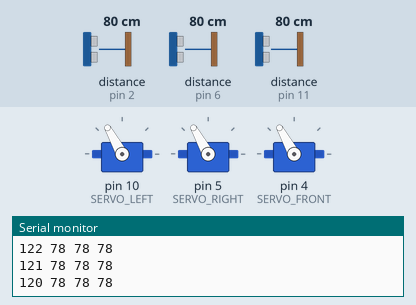
Recording of a program running on a simulated Arduino Nano, built with avr-gcc and run on an emulated ATmega328P. On the bench: 3 × servo, the last lines printed to the serial monitor. Wiring (inferred from the names in the program): 3 × ultrasonic range finder: trigger pin 3, echo pin 2 / trigger pin 7, echo pin 6 / trigger pin 12, echo pin 11. The inputs (shaded band) are chosen by the test bench; at power-on: distance to the obstacle (sensors on pin 2, pin 6, pin 11) 80 cm. The echo pulse lasts 58.3 µs per cm.

Above: at 1.7 s.
1.8 s: distance to the obstacle (sensor on pin 2) set to 2 cm
At 2.15 s:
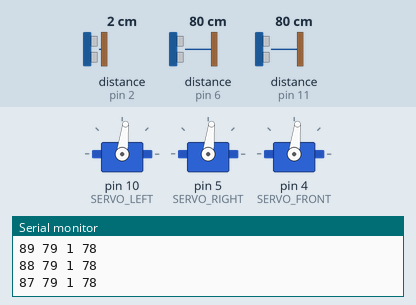
4.8 s: distance to the obstacle (sensor on pin 6) set to 120 cm
At 6.1 s:
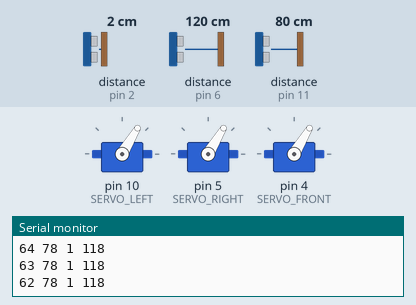
7.8 s: distance to the obstacle (sensor on pin 11) set to 2 cm
At 8.23 s:
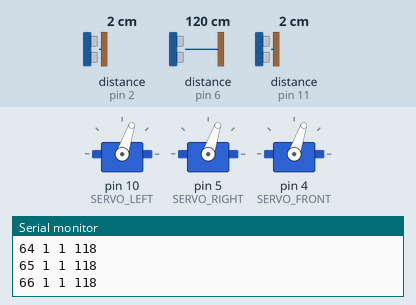
10.8 s: distance to the obstacle (sensor on pin 6) set to 18 cm
13.8 s: distance to the obstacle (sensor on pin 2) set to 18 cm
16.8 s: distance to the obstacle (sensor on pin 6) set to 2 cm
Timing chart, 0 to 20.8 s (numbered marks = the images above; inputs shaded):
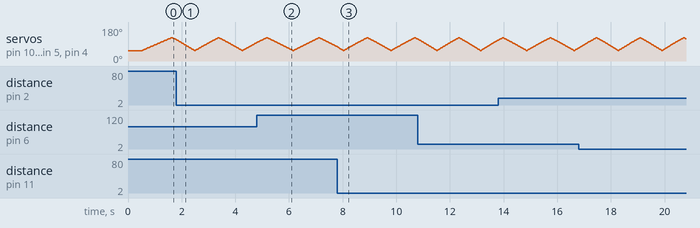

The program:

main.cpp
```cpp
/* Example code for HC-SR04 ultrasonic distance sensor with Arduino.
   No library required. More info: https://www.makerguides.com */
#include <Arduino.h>
#include <Servo.h>


const uint8_t SERVO_RIGHT = 5;
const uint8_t SERVO_FRONT = 4;
const uint8_t SERVO_LEFT = 10;

const uint8_t RIGHT_ECHO = 6;
const uint8_t RIGHT_TRIGGER = 7;
const uint8_t FRONT_ECHO = 2;
const uint8_t FRONT_TRIGGER = 3;
const uint8_t LEFT_ECHO = 11;
const uint8_t LEFT_TRIGGER = 12;

Servo servo_left;
Servo servo_front;
Servo servo_right;

void setup() {
  pinMode(LEFT_ECHO, INPUT);
  pinMode(LEFT_TRIGGER, OUTPUT);
  pinMode(FRONT_ECHO, INPUT);
  pinMode(FRONT_TRIGGER, OUTPUT);
  pinMode(RIGHT_ECHO, INPUT);
  pinMode(RIGHT_TRIGGER, OUTPUT);
  servo_left.attach(SERVO_LEFT);
  servo_right.attach(SERVO_RIGHT);
  servo_front.attach(SERVO_FRONT);
  Serial.begin(9600);
  servo_left.write(54);
  servo_front.write(54);
  servo_right.write(54);
  while (!Serial) delay(10); //attendo connessione seriale

  delay(500);
}

unsigned long readDistance(const uint8_t TRIGGER, const uint8_t ECHO){
  digitalWrite(TRIGGER, HIGH);
  delayMicroseconds( 10 );
  digitalWrite(TRIGGER, LOW);
  unsigned long distance = pulseIn(ECHO, HIGH, 10000 ) * 0.017;
  return distance == 0 ? 200 : distance;
}

int j = 1, i = 55;
void loop() {

  servo_left.write(i);
  servo_front.write(i);
  servo_right.write(i);

  unsigned long left_dist = readDistance(LEFT_TRIGGER, LEFT_ECHO);
  // delay(20);
  unsigned long front_dist = readDistance(FRONT_TRIGGER, FRONT_ECHO);
  // delay(20);
  unsigned long right_dist = readDistance(RIGHT_TRIGGER, RIGHT_ECHO);

  Serial.print(i);
  Serial.print(' ');
  Serial.print(left_dist);
  Serial.print(' ');
  Serial.print(front_dist);
  Serial.print(' ');
  Serial.println(right_dist);


  if(i == 55) {
    j = 1;
  }


  if(i == 124)  {
    j = - 1;
    // i = 54;
    servo_left.write(i);
    servo_front.write(i);
    servo_right.write(i);

  }
  i += j;


}
```
